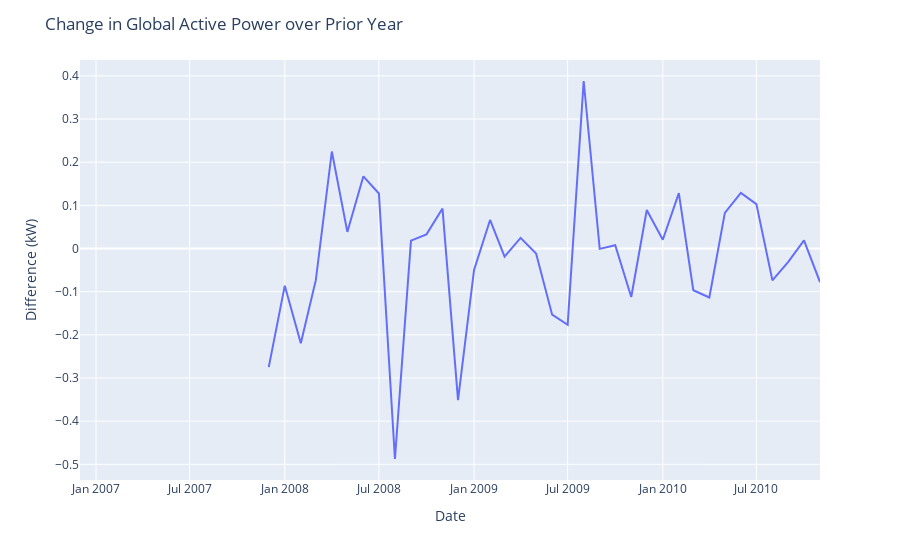

Notebook code for this chart:
### Code cell
fig = px.line(GAP_df, x=GAP_df.index, y="seasonal_difference")

fig.update_layout(
    yaxis_title="Difference (kW)", 
    yaxis_tickformat = '.1',
    xaxis_title="Date",
    title="Change in Global Active Power over Prior Year"
)



fig.show()

### Figure 1 — Plotly figure (JSON) as saved in the notebook; plotly's stock layout.template omitted (floating-point values rounded to 4 significant figures)
{"data": [{"hovertemplate": "DateTime=%{x}<br>seasonal_difference=%{y}<extra></extra>", "legendgroup": "", "line": {"color": "#636efa", "dash": "solid"}, "marker": {"symbol": "circle"}, "mode": "lines", "name": "", "orientation": "v", "showlegend": false, "type": "scatter", "x": ["2006-12-01T00:00:00", "2007-01-01T00:00:00", "2007-02-01T00:00:00", "2007-03-01T00:00:00", "2007-04-01T00:00:00", "2007-05-01T00:00:00", "2007-06-01T00:00:00", "2007-07-01T00:00:00", "2007-08-01T00:00:00", "2007-09-01T00:00:00", "2007-10-01T00:00:00", "2007-11-01T00:00:00", "2007-12-01T00:00:00", "2008-01-01T00:00:00", "2008-02-01T00:00:00", "2008-03-01T00:00:00", "2008-04-01T00:00:00", "2008-05-01T00:00:00", "2008-06-01T00:00:00", "2008-07-01T00:00:00", "2008-08-01T00:00:00", "2008-09-01T00:00:00", "2008-10-01T00:00:00", "2008-11-01T00:00:00", "2008-12-01T00:00:00", "2009-01-01T00:00:00", "2009-02-01T00:00:00", "2009-03-01T00:00:00", "2009-04-01T00:00:00", "2009-05-01T00:00:00", "2009-06-01T00:00:00", "2009-07-01T00:00:00", "2009-08-01T00:00:00", "2009-09-01T00:00:00", "2009-10-01T00:00:00", "2009-11-01T00:00:00", "2009-12-01T00:00:00", "2010-01-01T00:00:00", "2010-02-01T00:00:00", "2010-03-01T00:00:00", "2010-04-01T00:00:00", "2010-05-01T00:00:00", "2010-06-01T00:00:00", "2010-07-01T00:00:00", "2010-08-01T00:00:00", "2010-09-01T00:00:00", "2010-10-01T00:00:00", "2010-11-01T00:00:00"], "xaxis": "x", "y": [null, null, null, null, null, null, null, null, null, null, null, null, -0.2748, -0.08611, -0.2197, -0.07329, 0.2248, 0.03842, 0.1673, 0.1274, -0.4877, 0.01836, 0.03286, 0.09259, -0.3513, -0.04972, 0.06618, -0.0186, 0.02472, -0.01143, -0.1533, -0.1767, 0.3881, -0.0008395, 0.007718, -0.1123, 0.08923, 0.02032, 0.1283, -0.09666, -0.1134, 0.08243, 0.1289, 0.1029, -0.07384, -0.0304, 0.01891, -0.07789], "yaxis": "y"}], "layout": {"legend": {"tracegroupgap": 0}, "margin": {"t": 60}, "title": {"text": "Change in Global Active Power over Prior Year"}, "xaxis": {"anchor": "y", "domain": [0, 1], "title": {"text": "Date"}}, "yaxis": {"anchor": "x", "domain": [0, 1], "tickformat": ".1", "title": {"text": "Difference (kW)"}}}}
